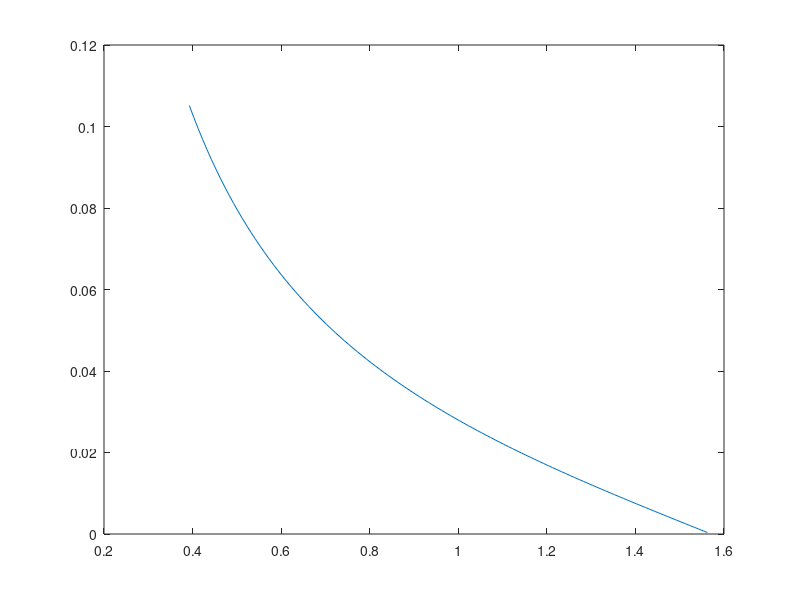

Here is the MATLAB script that generated this plot:
x=pi/8:0.01:pi/2;
w=15;
%w=11:0.01:16;
%k=0.9:0.01:1.1;
k=4;
z=(k-1)*cos(x).*cos(x)*9.8./((k-1)*w.*w*sin(x).*sin(x));
plot(x,z.*tan(x),'-')